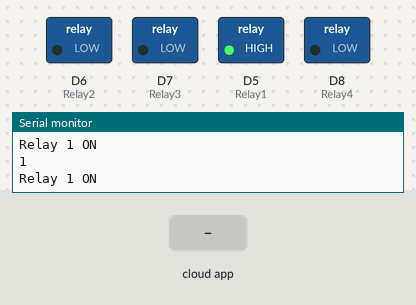
Recording of a sketch running on a simulated ESP8266 (NodeMCU). Shown: switched loads named in the sketch (green lamp = pin HIGH), the last lines printed to the serial monitor. Inputs (shaded band) come from the test bench. WiFi joins after 1.5 s; servers stay silent unless stated; the Firebase database answers and starts empty.

Above: at 2.8 s.
2.9 s: the phone or cloud app sets S1 to 0
At 4.2 s:
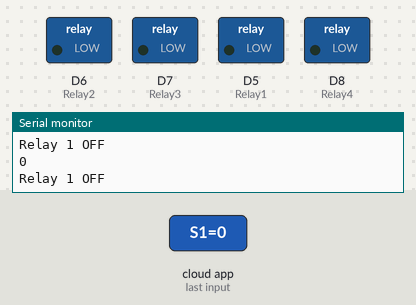
4.6 s: the phone or cloud app sets S1 to 1
At 5.0 s:
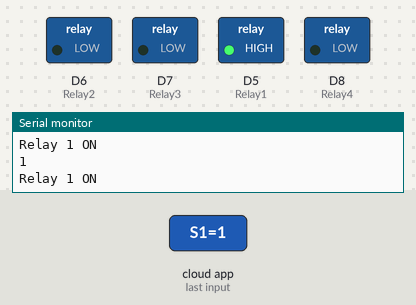
Timing chart, 0 to 7.6 s (numbered marks = the images above; inputs shaded):
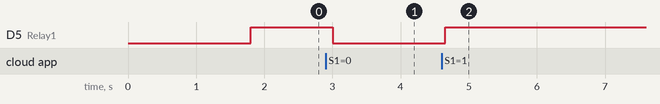

The sketch:

Project_Samsung.ino
```cpp
#include <FirebaseArduino.h>
#include<ESP8266WiFi.h>
#define FIREBASE_HOST "industry-aaf24-default-rtdb.firebaseio.com"           // Your Firebase Project URL
#define FIREBASE_AUTH "O7TX7sEKX5OnLttIObxw9kUSStNbnYUsmZnABPSf"         // Your Firebase Database Secret
#define WIFI_SSID "Death Note"           // your WiFi SSID
#define WIFI_PASSWORD "lightyagami37"             // your WiFi PASSWORD

#define Relay1 D5
String value1;

#define Relay2 D6
int value2;

#define Relay3 D7
int value3;

#define Relay4 D8
int value4;

void setup()
{
  Serial.begin(115200);
  pinMode(Relay1,OUTPUT);
  pinMode(Relay2,OUTPUT);
  pinMode(Relay3,OUTPUT);
  pinMode(Relay4,OUTPUT);

  digitalWrite(Relay1,LOW);
  digitalWrite(Relay2,LOW);
  digitalWrite(Relay3,LOW);
  digitalWrite(Relay4,LOW);

  WiFi.begin(WIFI_SSID,WIFI_PASSWORD);
  Serial.print("connecting");
  while (WiFi.status()!=WL_CONNECTED)
  {
    Serial.print(".");
    delay(500);
  }
  Serial.println();
  Serial.print("connected:");
  Serial.println(WiFi.localIP());

  Firebase.begin(FIREBASE_HOST);
  Firebase.setInt("S1",1);
  //Firebase.setInt("S2",1);
  //Firebase.setInt("S3",1);
  //Firebase.setInt("S4",1);

}


void firebasereconnect()
{
  Serial.println("Trying to reconnect");
    Firebase.begin(FIREBASE_HOST);
  }

void loop()
{
  if (Firebase.failed())
      {
      Serial.print("setting number failed:");
      Serial.println(Firebase.error());
      firebasereconnect();
      return;
      }

  value1=Firebase.getString("S1");        //Reading the Status of Variable 1 from the firebase
  Serial.println(value1);
  if(value1=="1")
     {
      digitalWrite(Relay1,HIGH);
      Serial.println("Relay 1 ON");
    }
    else if(value1=="0")
    {
      digitalWrite(Relay1,LOW);
      Serial.println("Relay 1 OFF");
    }

  /*value2=Firebase.getString("S2").toInt();         //Reading the Status of Variable 2 from the firebase
  Serial.println(value2);
  if(value2==1)
     {
      digitalWrite(Relay2,LOW);
      Serial.println("Relay 2 ON");
    }
    else if(value2==0)
    {
      digitalWrite(Relay2,HIGH);
      Serial.println("Relay 2 OFF");
    }

   value3=Firebase.getString("S3").toInt();         //Reading the Status of Variable 3 from the firebase

  if(value3==1)
     {
      digitalWrite(Relay3,LOW);
      Serial.println("Relay 3 ON");
    }
    else if(value3==0)
    {
      digitalWrite(Relay3,HIGH);
      Serial.println("Relay 3 OFF");
    }

   value4=Firebase.getString("S4").toInt();         //Reading the Status of Variable 4 from the firebase

  if(value4==1)
     {
      digitalWrite(Relay4,LOW);
      Serial.println("Relay 4 ON");
    }
    else if(value4==0)
    {
      digitalWrite(Relay4,HIGH);
      Serial.println("Relay 4 OFF");
    }*/
}
```

Measured:
- after the input at 2.9 s, D5 (Relay1): HIGH → LOW after 0.11 s
- after the input at 4.6 s, D5 (Relay1): LOW → HIGH after 0.06 s
